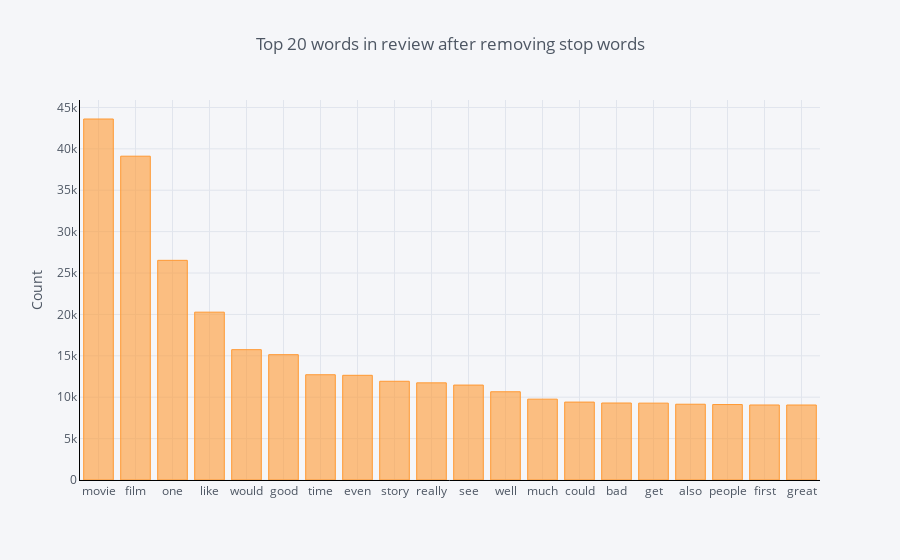

Notebook code cell kept with this figure:
### Code cell
n = 20
top_w = top_n_words(lang, n, include_stops=False)
plot_top_words(top_w, n)

### Figure 1 — Plotly figure (JSON) as saved in the notebook; plotly's stock layout.template omitted (floating-point values rounded to 4 significant figures)
{"data": [{"marker": {"color": "rgba(255, 153, 51, 0.6)", "line": {"color": "rgba(255, 153, 51, 1.0)", "width": 1}}, "name": "Count", "orientation": "v", "text": "", "type": "bar", "uid": "2b62fd20-0c4b-4a9c-95e0-76aeb8fda10b", "x": ["movie", "film", "one", "like", "would", "good", "time", "even", "story", "really", "see", "well", "much", "could", "bad", "get", "also", "people", "first", "great"], "y": [43605, 39112, 26534, 20273, 15742, 15138, 12714, 12645, 11926, 11735, 11467, 10660, 9765, 9411, 9301, 9285, 9153, 9115, 9061, 9058]}], "layout": {"legend": {"bgcolor": "#F5F6F9", "font": {"color": "#4D5663"}}, "paper_bgcolor": "#F5F6F9", "plot_bgcolor": "#F5F6F9", "title": {"font": {"color": "#4D5663"}, "text": "Top 20 words in review after removing stop words"}, "xaxis": {"gridcolor": "#E1E5ED", "linecolor": "black", "showgrid": true, "tickfont": {"color": "#4D5663"}, "title": {"font": {"color": "#4D5663"}, "text": ""}, "zerolinecolor": "#E1E5ED"}, "yaxis": {"gridcolor": "#E1E5ED", "linecolor": "black", "showgrid": true, "tickfont": {"color": "#4D5663"}, "title": {"font": {"color": "#4D5663"}, "text": "Count"}, "zerolinecolor": "#E1E5ED"}}}
